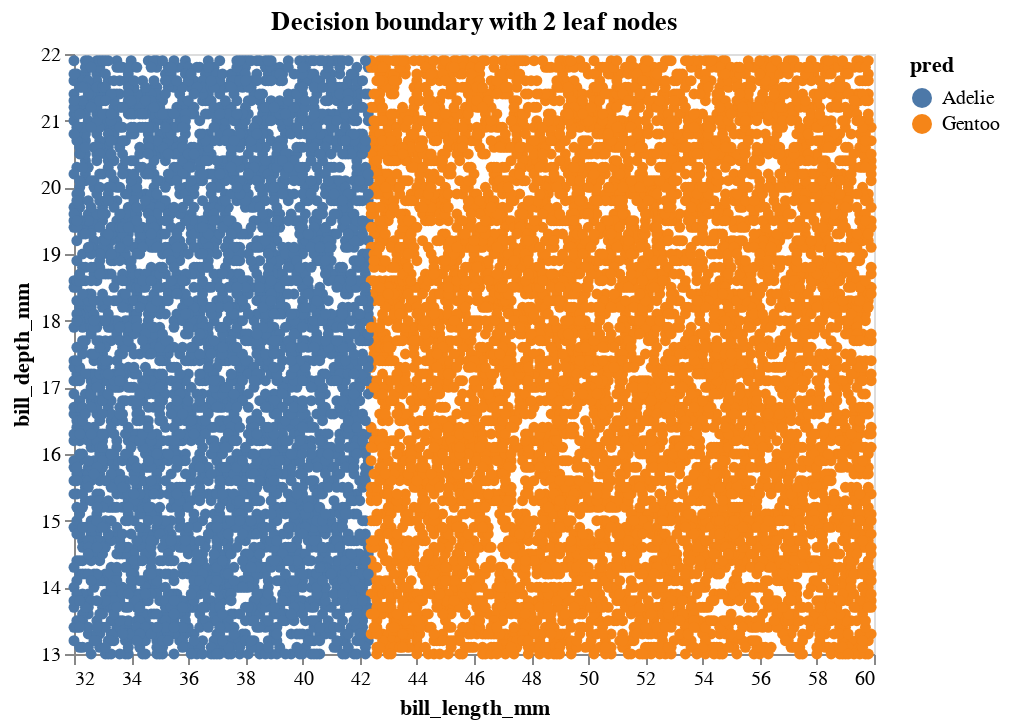

Here is the notebook cell this chart was saved with:
### Markdown cell above
Example of a draw_dec_bdry chart which seems to be underfitting the true data.

### Code cell
draw_dec_bdry(2)

### Figure 1 — Vega-Lite specification as saved in the notebook (floating-point values rounded to 4 significant figures; data arrays with more than 128 entries replaced by an {"elided": "..."} marker saying what was removed)
{"config": {"view": {"continuousWidth": 400, "continuousHeight": 300}, "axis": {"grid": false}}, "data": {"name": "data-a51b248b0489a975ecf4f4c1954db012"}, "mark": {"type": "circle", "opacity": 1}, "encoding": {"color": {"field": "pred", "type": "nominal"}, "x": {"field": "bill_length_mm", "scale": {"zero": false}, "type": "quantitative"}, "y": {"field": "bill_depth_mm", "scale": {"zero": false}, "type": "quantitative"}}, "title": "Decision boundary with 2 leaf nodes", "$schema": "https://vega.github.io/schema/vega-lite/v4.17.0.json", "datasets": {"data-a51b248b0489a975ecf4f4c1954db012": {"elided": "10000 records"}}}
